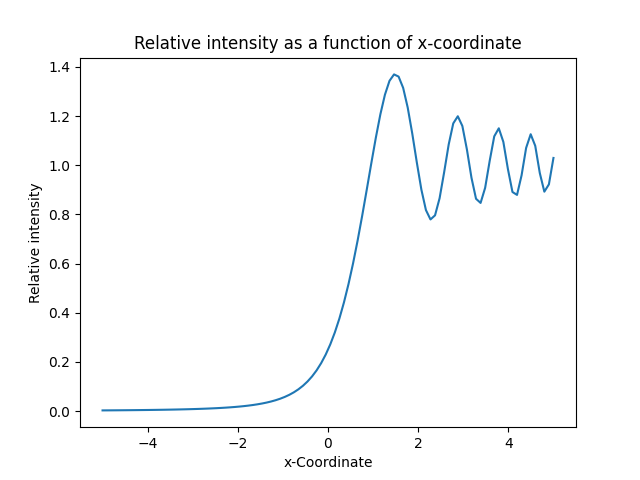

Source code (Python):
import numpy as np
import sympy as smp
import matplotlib.pyplot as plt
import pandas as pd
import sys
sys.path.insert(0,'.')
from Integration_techniques import *

def Relative_Intensity(x,z):    

    u = x*np.sqrt(2/z)

    def c(t):
        return np.cos(np.pi*t**2/2) 
    
    def s(t):
        return np.sin(np.pi*t**2/2)

    C_u = GQ(0,u,c,50)
    S_u = GQ(0,u,s,50)


    return (1/8)*((2*C_u + 1)**2 + (2*S_u + 1)**2)

x = np.linspace(-5,5,100)

R = []

for i in np.arange(0,100):
    R.append(Relative_Intensity(x[i],3))

plt.plot(x,R)
plt.xlabel("x-Coordinate")
plt.ylabel("Relative intensity")
plt.title("Relative intensity as a function of x-coordinate")
# plt.savefig("q11.png")
plt.show()
